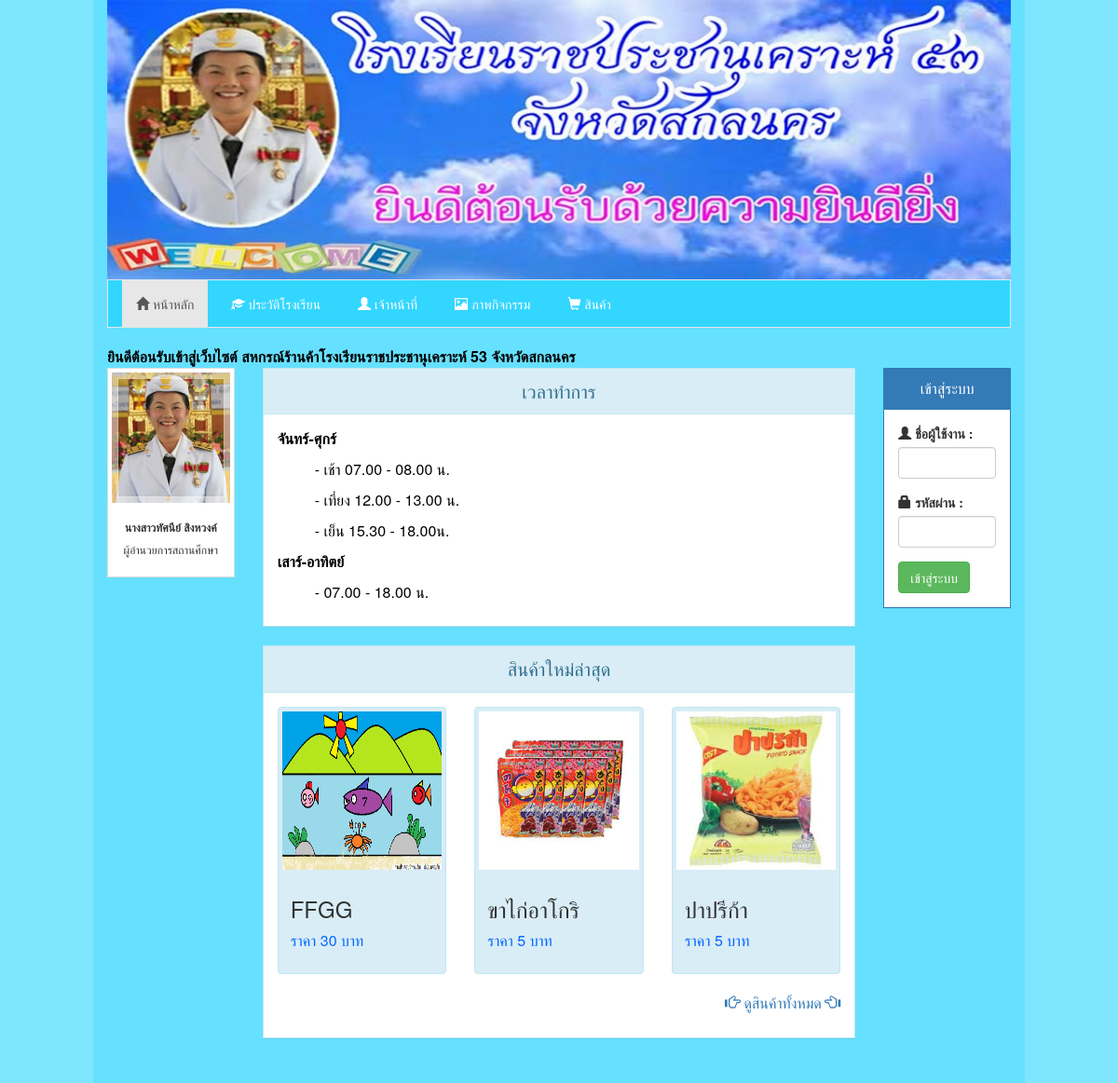
The page / on the database its author committed.
### tables this page shows
CREATE TABLE `product` (
  `product_id` int(11) NOT NULL,
  `product_name` varchar(100) NOT NULL,
  `product_price` varchar(10) NOT NULL,
  `product_balance` varchar(20) NOT NULL,
  `product_order` varchar(20) NOT NULL DEFAULT '0',
  `product_sale` varchar(20) NOT NULL DEFAULT '0',
  `product_image` varchar(100) NOT NULL
);

### application/controllers/Main.php (called while the page is built, shortened)
<?php
class Main extends CI_Controller {
	public function __construct()
	{
		$this->load->library("pagination");
	}
	public function index()
	{
		$this->db->order_by("product_id", "DESC");
		$data['product'] = $this->db->get('product', 3)->result_array();
		$this->load->view('Main/index', $data);
	}
}

### index.php (called while the page is built, shortened)
<?php
require_once BASEPATH.'core/CodeIgniter.php';

### application/views/Main/index.php (the view, shortened to what this page needs)
<!DOCTYPE html>
<html lang="en">
  <head>
    <link href="<?php echo base_url('') ?>bootstrap/css/bootstrap.min.css" rel="stylesheet">
  </head>
  <body style="background:#80e5ff;">
      <div class="col-md-10" style="background:#66e0ff; padding-bottom:50px;">
        <img src="<?php echo base_url('') ?>image/header.jpg" class="img-response" style="width: 100%; height: 300px; z-index: -1;">
        <nav class="navbar navbar-default" style="border-radius:0px; background:#33d6ff;">
          <div class="container-fluid">
            <ul class="nav navbar-nav ">
              <li style="padding-right:10px;" class="active"><a href="<?php echo site_url('index'); ?>"><span class="glyphicon glyphicon-home"> </span> หน้าหลัก</a></li>
              <li style="padding-right:10px;"><a href="<?php echo site_url('history'); ?>"><span class="glyphicon glyphicon-education"> </span> ประวัติโรงเรียน </a></li>
              <li style="padding-right:10px;"><a href="<?php echo site_url('authorities'); ?>"><span class="glyphicon glyphicon-user"> </span> เจ้าหน้าที่ </a></li>
              <li style="padding-right:10px;"><a href="<?php echo site_url('activity'); ?>"><span class="glyphicon glyphicon-picture"> </span> ภาพกิจกรรม </a></li>
              <li style="padding-right:10px;"><a href="<?php echo site_url('product'); ?>"><span class="glyphicon glyphicon-shopping-cart"> </span> สินค้า </a></li>
            </ul>
          </div>
        </nav>
        <marquee><span style="color:#000; font-size:16px;"><b>ยินดีต้อนรับเข้าสู่เว็บไซต์ สหกรณ์ร้านค้าโรงเรียนราชประชานุเคราะห์ 53 จังหวัดสกลนคร </b></span></marquee>
          <div class="row">
            <div class="col-sm-2 col-md-2">
              <div class="thumbnail" style="border-radius:0px;">
                <img src="<?php echo base_url('') ?>image/director.jpg" class="img-response">
                <div class="caption" style="text-align:center;">
                  <h6><b> นางสาวทัศนีย์ สิงหวงค์ </b></h6>
                  <p><h6> ผู้อำนวยการสถานศึกษา </h6></p>
                </div>
              </div>
            </div>
            <div class="col-sm-8 col-md-8">
              <div class="panel panel-info" style="border-radius:0px;">
                <div class="panel-heading" style="text-align:center; border-radius:0px; font-size:20px;"> เวลาทำการ </div>
                <div class="panel-body" style="font-size:16px; color:#000000;">
                    <b><p> จันทร์-ศุกร์ </p></b>
                    <p style="padding-left:40px;"> - เช้า 07.00 - 08.00 น. </p>
                    <p style="padding-left:40px;"> - เที่ยง 12.00 - 13.00 น. </p>
                    <p style="padding-left:40px;"> - เย็น 15.30 - 18.00น. </p>
                    <b><p> เสาร์-อาทิตย์ </p></b>
                    <p style="padding-left:40px;"> - 07.00 - 18.00 น. </p>
                </div>
              </div>
              <div class="panel panel-info" style="border-radius:0px;">
                <div class="panel-heading" style="text-align:center; border-radius:0px; font-size:20px;"> สินค้าใหม่ล่าสุด </div>
                <div class="panel-body" style="font-size:16px; color:#4d88ff;">
                  <div class="row">
                    <?php foreach ($product as $product) { ?>
                      <div class="col-sm-6 col-md-4">
                        <div class="thumbnail alert-info">
                          <img src="<?php echo base_url('image/product'); ?>/<?php echo $product['product_image'] ?>" style="width: 100%; height: 170px; z-index: -1;">
                          <div class="caption">
                            <h3> <?php echo $product['product_name'] ?> </h3>
                            <p style="color:#0066ff;"> ราคา <?php echo $product['product_price'] ?> บาท </p>
                          </div>
                        </div>
                      </div>
                    <?php } ?>
                    <div class="col-sm-12 col-md-12">
                      <a href="<?php echo site_url('product'); ?>">
                        <p style="text-align:right;"> <i class="glyphicon glyphicon-hand-right"></i> ดูสินค้าทั้งหมด <i class="glyphicon glyphicon-hand-left"></i> </p>
                      </a>
                    </div>
                  </div>
                </div>
              </div>
            </div>
            <div class="col-sm-2 col-md-2">
              <div class="panel panel-primary" style="border-radius:0px;">
                <div class="panel-heading" style="text-align:center; border-radius:0px; font-size:16px;"> เข้าสู่ระบบ </div>
                <div class="panel-body">
                  <form action="<?php echo site_url('login')?>" method="post">
                    <div class="form-group">
                      <label for="username"><span class="glyphicon glyphicon-user"> </span> ชื่อผู้ใช้งาน :</label>
                      <input type="text" class="form-control" name="username" id="username" required>
                    </div>
                    <div class="form-group">
                      <label for="password"><span class="glyphicon glyphicon-lock"> </span> รหัสผ่าน :</label>
                      <input type="password" class="form-control" name="password" id="password" required>
                    </div>
                    <button type="submit" class="btn btn-success"> เข้าสู่ระบบ </button>
                  </form>
                </div>
              </div>
            </div>
          </div>
      </div>
  </body>
</html>

### application/views/Main/index.php (style rules this page uses)
.navbar-default .navbar-nav>li>a { color: #FFF; }

### rows shown on the page
product: product_image (picture), product_name "FFGG", product_price "30"
product: product_image (picture), product_name "ขาไก่อาโกริ", product_price "5"
product: product_image (picture), product_name "ปาปรีก้า", product_price "5"
